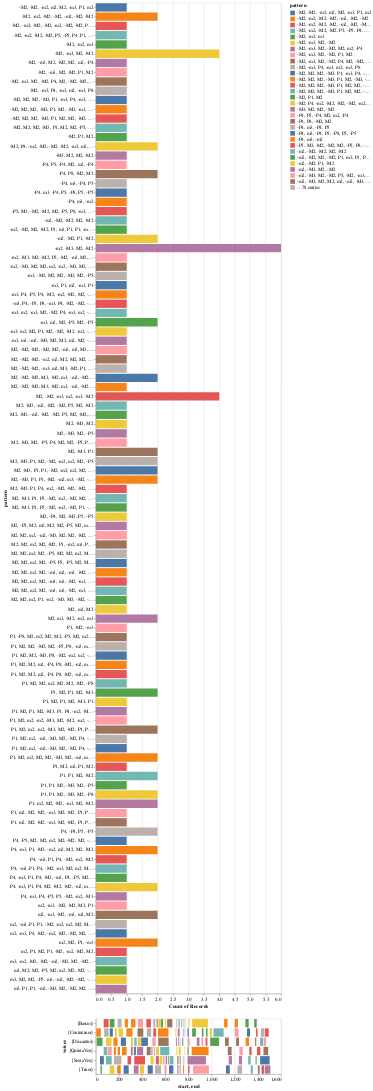

Notebook cell for this chart:
### Code cell
chart

### Figure 1 — Vega-Lite specification as saved in the notebook (floating-point values rounded to 4 significant figures; data arrays with more than 128 entries replaced by an {"elided": "..."} marker saying what was removed)
{"config": {"view": {"continuousWidth": 400, "continuousHeight": 300}}, "vconcat": [{"mark": "bar", "encoding": {"color": {"type": "nominal", "field": "pattern"}, "opacity": {"condition": {"value": 1, "selection": "selector004"}, "value": 0.2}, "x": {"type": "nominal", "aggregate": "count", "field": "pattern"}, "y": {"type": "nominal", "field": "pattern"}}, "selection": {"selector004": {"type": "multi", "fields": ["pattern"]}}}, {"mark": "bar", "encoding": {"color": {"type": "nominal", "field": "pattern"}, "opacity": {"condition": {"value": 1, "selection": "selector004"}, "value": 0.2}, "x": {"type": "quantitative", "field": "start"}, "x2": {"field": "end"}, "y": {"type": "nominal", "field": "voices"}}, "selection": {"selector004": {"type": "multi", "fields": ["pattern"]}}}], "data": {"name": "data-f191ebf29e414eae9dee5ed357800d9d"}, "$schema": "https://vega.github.io/schema/vega-lite/v4.8.1.json", "datasets": {"data-f191ebf29e414eae9dee5ed357800d9d": {"elided": "140 records"}}}
